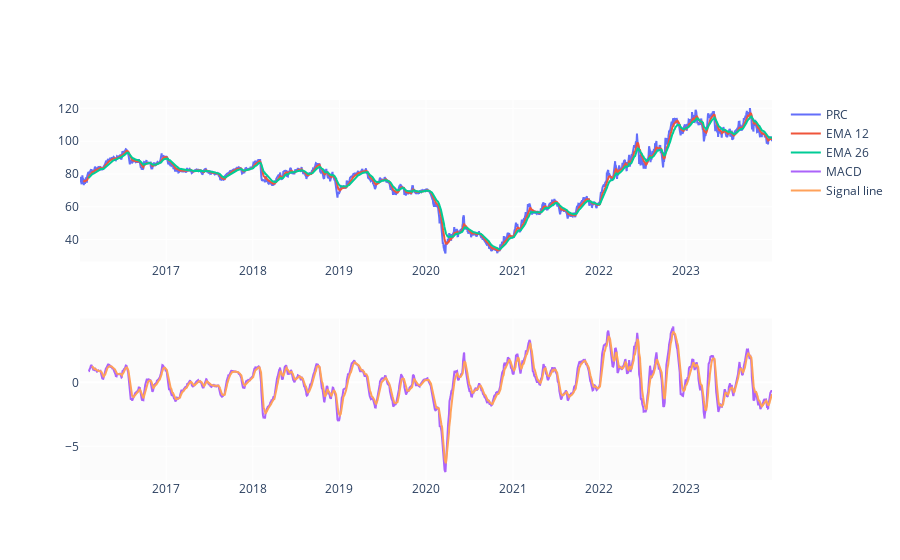

The notebook cell this image was saved under:
### Code cell
EMA_12 = pd.Series(df['PRC'].ewm(span=12, min_periods=12).mean())
EMA_26 = pd.Series(df['PRC'].ewm(span=26, min_periods=26).mean())
df['MACD'] = pd.Series(EMA_12 - EMA_26)
df['MACD_signal'] = pd.Series(df.MACD.ewm(span=9, min_periods=9).mean())

fig = make_subplots(rows=2, cols=1)
fig.add_trace(go.Scatter(x=df.date, y=df.PRC, name='PRC'), row=1, col=1)
fig.add_trace(go.Scatter(x=df.date, y=EMA_12, name='EMA 12'), row=1, col=1)
fig.add_trace(go.Scatter(x=df.date, y=EMA_26, name='EMA 26'), row=1, col=1)
fig.add_trace(go.Scatter(x=df.date, y=df['MACD'], name='MACD'), row=2, col=1)
fig.add_trace(go.Scatter(x=df.date, y=df['MACD_signal'], name='Signal line'), row=2, col=1)
fig.show()

### Figure 1 — Plotly figure (JSON) as saved in the notebook; plotly's stock layout.template omitted (floating-point values rounded to 4 significant figures; data arrays with more than 128 entries replaced by an {"elided": "..."} marker saying what was removed)
{"data": [{"name": "PRC", "type": "scatter", "x": {"elided": "2012 str values"}, "xaxis": "x", "y": {"elided": "2012 float values"}, "yaxis": "y"}, {"name": "EMA 12", "type": "scatter", "x": {"elided": "2012 str values"}, "xaxis": "x", "y": {"elided": "2012 float values"}, "yaxis": "y"}, {"name": "EMA 26", "type": "scatter", "x": {"elided": "2012 str values"}, "xaxis": "x", "y": {"elided": "2012 float values"}, "yaxis": "y"}, {"name": "MACD", "type": "scatter", "x": {"elided": "2012 str values"}, "xaxis": "x2", "y": {"elided": "2012 float values"}, "yaxis": "y2"}, {"name": "Signal line", "type": "scatter", "x": {"elided": "2012 str values"}, "xaxis": "x2", "y": {"elided": "2012 float values"}, "yaxis": "y2"}], "layout": {"xaxis": {"anchor": "y", "domain": [0, 1]}, "xaxis2": {"anchor": "y2", "domain": [0, 1]}, "yaxis": {"anchor": "x", "domain": [0.575, 1]}, "yaxis2": {"anchor": "x2", "domain": [0, 0.425]}}}
